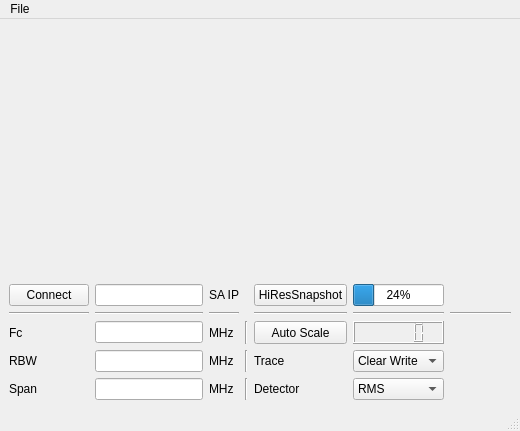
<?xml version="1.0" encoding="UTF-8"?>
<ui version="4.0">
 <class>MainWindow</class>
 <widget class="QMainWindow" name="MainWindow">
  <property name="geometry">
   <rect>
    <x>0</x>
    <y>0</y>
    <width>520</width>
    <height>430</height>
   </rect>
  </property>
  <property name="windowTitle">
   <string>MainWindow</string>
  </property>
  <widget class="QWidget" name="centralwidget">
   <layout class="QGridLayout" name="gridLayout_2">
    <item row="0" column="0">
     <layout class="QVBoxLayout" name="verticalLayout">
      <item>
       <widget class="QWidget" name="widget" native="true">
        <property name="sizePolicy">
         <sizepolicy hsizetype="MinimumExpanding" vsizetype="MinimumExpanding">
          <horstretch>0</horstretch>
          <verstretch>0</verstretch>
         </sizepolicy>
        </property>
        <property name="minimumSize">
         <size>
          <width>500</width>
          <height>250</height>
         </size>
        </property>
       </widget>
      </item>
      <item>
       <layout class="QGridLayout" name="gridLayout">
        <item row="0" column="0">
         <widget class="QPushButton" name="pushButton_2">
          <property name="sizePolicy">
           <sizepolicy hsizetype="MinimumExpanding" vsizetype="Fixed">
            <horstretch>0</horstretch>
            <verstretch>0</verstretch>
           </sizepolicy>
          </property>
          <property name="text">
           <string>Connect</string>
          </property>
          <property name="checkable">
           <bool>true</bool>
          </property>
         </widget>
        </item>
        <item row="2" column="6">
         <spacer name="horizontalSpacer_2">
          <property name="orientation">
           <enum>Qt::Horizontal</enum>
          </property>
          <property name="sizeHint" stdset="0">
           <size>
            <width>40</width>
            <height>20</height>
           </size>
          </property>
         </spacer>
        </item>
        <item row="0" column="2">
         <widget class="QLabel" name="label_9">
          <property name="text">
           <string>SA IP</string>
          </property>
         </widget>
        </item>
        <item row="3" column="2">
         <widget class="QLabel" name="label_5">
          <property name="text">
           <string>MHz</string>
          </property>
         </widget>
        </item>
        <item row="4" column="2">
         <widget class="QLabel" name="label_6">
          <property name="text">
           <string>MHz</string>
          </property>
         </widget>
        </item>
        <item row="4" column="0">
         <widget class="QLabel" name="label_3">
          <property name="text">
           <string>Span</string>
          </property>
         </widget>
        </item>
        <item row="2" column="4">
         <widget class="QPushButton" name="pushButton">
          <property name="sizePolicy">
           <sizepolicy hsizetype="MinimumExpanding" vsizetype="Preferred">
            <horstretch>0</horstretch>
            <verstretch>0</verstretch>
           </sizepolicy>
          </property>
          <property name="text">
           <string>Auto Scale</string>
          </property>
         </widget>
        </item>
        <item row="1" column="0">
         <widget class="Line" name="line_4">
          <property name="orientation">
           <enum>Qt::Horizontal</enum>
          </property>
         </widget>
        </item>
        <item row="1" column="1">
         <widget class="Line" name="line_5">
          <property name="orientation">
           <enum>Qt::Horizontal</enum>
          </property>
         </widget>
        </item>
        <item row="4" column="3">
         <widget class="Line" name="line_3">
          <property name="orientation">
           <enum>Qt::Vertical</enum>
          </property>
         </widget>
        </item>
        <item row="3" column="3">
         <widget class="Line" name="line_2">
          <property name="orientation">
           <enum>Qt::Vertical</enum>
          </property>
         </widget>
        </item>
        <item row="2" column="3">
         <widget class="Line" name="line">
          <property name="orientation">
           <enum>Qt::Vertical</enum>
          </property>
         </widget>
        </item>
        <item row="2" column="1">
         <widget class="QLineEdit" name="lineEdit"/>
        </item>
        <item row="2" column="0">
         <widget class="QLabel" name="label">
          <property name="text">
           <string>Fc</string>
          </property>
         </widget>
        </item>
        <item row="4" column="1">
         <widget class="QLineEdit" name="lineEdit_3"/>
        </item>
        <item row="2" column="2">
         <widget class="QLabel" name="label_4">
          <property name="text">
           <string>MHz</string>
          </property>
         </widget>
        </item>
        <item row="3" column="4">
         <widget class="QLabel" name="label_7">
          <property name="text">
           <string>Trace</string>
          </property>
         </widget>
        </item>
        <item row="4" column="5">
         <widget class="QComboBox" name="comboBox_2">
          <item>
           <property name="text">
            <string>RMS</string>
           </property>
          </item>
          <item>
           <property name="text">
            <string>Normal</string>
           </property>
          </item>
          <item>
           <property name="text">
            <string>Sample</string>
           </property>
          </item>
         </widget>
        </item>
        <item row="4" column="4">
         <widget class="QLabel" name="label_8">
          <property name="text">
           <string>Detector</string>
          </property>
         </widget>
        </item>
        <item row="3" column="5">
         <widget class="QComboBox" name="comboBox">
          <item>
           <property name="text">
            <string>Clear Write</string>
           </property>
          </item>
          <item>
           <property name="text">
            <string>Average</string>
           </property>
          </item>
          <item>
           <property name="text">
            <string>Max</string>
           </property>
          </item>
          <item>
           <property name="text">
            <string>Min</string>
           </property>
          </item>
         </widget>
        </item>
        <item row="0" column="1">
         <widget class="QLineEdit" name="lineEdit_4"/>
        </item>
        <item row="3" column="0">
         <widget class="QLabel" name="label_2">
          <property name="text">
           <string>RBW</string>
          </property>
         </widget>
        </item>
        <item row="3" column="1">
         <widget class="QLineEdit" name="lineEdit_2"/>
        </item>
        <item row="1" column="2">
         <widget class="Line" name="line_6">
          <property name="orientation">
           <enum>Qt::Horizontal</enum>
          </property>
         </widget>
        </item>
        <item row="1" column="5">
         <widget class="Line" name="line_8">
          <property name="orientation">
           <enum>Qt::Horizontal</enum>
          </property>
         </widget>
        </item>
        <item row="1" column="4">
         <widget class="Line" name="line_7">
          <property name="orientation">
           <enum>Qt::Horizontal</enum>
          </property>
         </widget>
        </item>
        <item row="1" column="6">
         <widget class="Line" name="line_9">
          <property name="orientation">
           <enum>Qt::Horizontal</enum>
          </property>
         </widget>
        </item>
        <item row="0" column="4">
         <widget class="QPushButton" name="pushButton_3">
          <property name="text">
           <string>HiResSnapshot</string>
          </property>
          <property name="checkable">
           <bool>true</bool>
          </property>
         </widget>
        </item>
        <item row="0" column="5">
         <widget class="QProgressBar" name="progressBar">
          <property name="value">
           <number>24</number>
          </property>
         </widget>
        </item>
        <item row="2" column="5">
         <widget class="QLCDNumber" name="lcdNumber"/>
        </item>
       </layout>
      </item>
     </layout>
    </item>
   </layout>
  </widget>
  <widget class="QMenuBar" name="menubar">
   <property name="geometry">
    <rect>
     <x>0</x>
     <y>0</y>
     <width>520</width>
     <height>21</height>
    </rect>
   </property>
   <widget class="QMenu" name="menuFile">
    <property name="title">
     <string>File</string>
    </property>
    <addaction name="actionSave"/>
    <addaction name="actionLoad"/>
   </widget>
   <addaction name="menuFile"/>
  </widget>
  <widget class="QStatusBar" name="statusbar"/>
  <action name="actionSave">
   <property name="text">
    <string>Save</string>
   </property>
   <property name="shortcut">
    <string>Ctrl+S</string>
   </property>
  </action>
  <action name="actionLoad">
   <property name="text">
    <string>Load</string>
   </property>
   <property name="shortcut">
    <string>Ctrl+L</string>
   </property>
  </action>
 </widget>
 <resources/>
 <connections/>
</ui>
